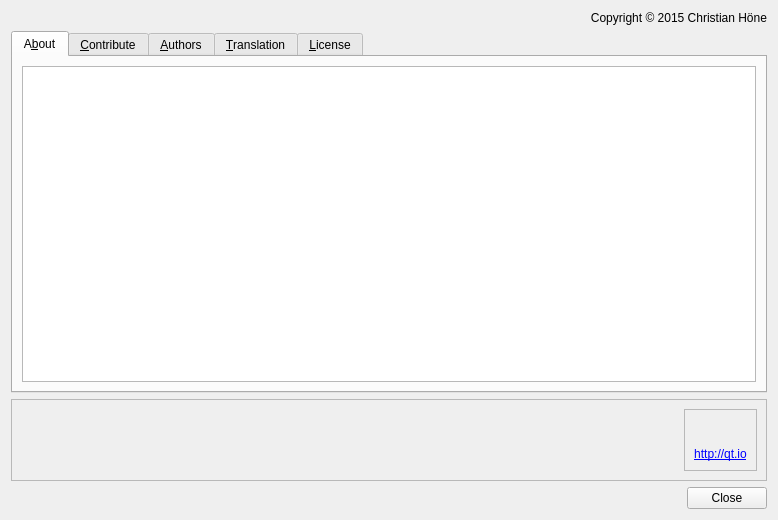
<?xml version="1.0" encoding="UTF-8"?>
<ui version="4.0">
 <class>AboutDialog</class>
 <widget class="QDialog" name="AboutDialog">
  <property name="geometry">
   <rect>
    <x>0</x>
    <y>0</y>
    <width>778</width>
    <height>520</height>
   </rect>
  </property>
  <layout class="QVBoxLayout" name="verticalLayout_2">
   <item>
    <layout class="QHBoxLayout" name="horizontalLayout_2">
     <item>
      <widget class="QLabel" name="l_project_logo">
       <property name="text">
        <string/>
       </property>
      </widget>
     </item>
     <item>
      <widget class="QLabel" name="label">
       <property name="text">
        <string>Copyright &amp;copy; 2015  Christian Höne</string>
       </property>
       <property name="textFormat">
        <enum>Qt::RichText</enum>
       </property>
       <property name="alignment">
        <set>Qt::AlignRight|Qt::AlignTrailing|Qt::AlignVCenter</set>
       </property>
      </widget>
     </item>
    </layout>
   </item>
   <item>
    <widget class="QTabWidget" name="tabWidget">
     <property name="currentIndex">
      <number>0</number>
     </property>
     <widget class="QWidget" name="tab_about">
      <attribute name="title">
       <string>A&amp;bout</string>
      </attribute>
      <layout class="QVBoxLayout" name="verticalLayout_3">
       <item>
        <widget class="QTextBrowser" name="tBrowser_about">
         <property name="frameShadow">
          <enum>QFrame::Plain</enum>
         </property>
        </widget>
       </item>
      </layout>
     </widget>
     <widget class="QWidget" name="tab_contribute">
      <attribute name="title">
       <string>&amp;Contribute</string>
      </attribute>
      <layout class="QVBoxLayout" name="verticalLayout_7">
       <property name="leftMargin">
        <number>30</number>
       </property>
       <property name="topMargin">
        <number>15</number>
       </property>
       <item>
        <widget class="QLabel" name="label_2">
         <property name="text">
          <string>&lt;a href=&quot;http://github.com/cuteseco/client-gui&quot;&gt;http://github.com/cuteseco/client-gui&lt;/a&gt;</string>
         </property>
         <property name="alignment">
          <set>Qt::AlignLeading|Qt::AlignLeft|Qt::AlignTop</set>
         </property>
         <property name="openExternalLinks">
          <bool>true</bool>
         </property>
         <property name="textInteractionFlags">
          <set>Qt::LinksAccessibleByMouse|Qt::TextSelectableByMouse</set>
         </property>
        </widget>
       </item>
      </layout>
     </widget>
     <widget class="QWidget" name="tab_authors">
      <attribute name="title">
       <string>&amp;Authors</string>
      </attribute>
      <layout class="QVBoxLayout" name="verticalLayout_5">
       <property name="leftMargin">
        <number>30</number>
       </property>
       <property name="topMargin">
        <number>15</number>
       </property>
       <item>
        <widget class="QLabel" name="l_maincontributors">
         <property name="text">
          <string>&lt;b&gt;main contributors:&lt;/b&gt;&lt;br&gt;</string>
         </property>
         <property name="textFormat">
          <enum>Qt::RichText</enum>
         </property>
        </widget>
       </item>
       <item>
        <widget class="QLabel" name="l_contributor_christianhoene">
         <property name="text">
          <string>&amp;bull; Christian Höne &amp;lt;&lt;a href=&quot;mailto:christianhoene@cuteseco.org&quot;&gt;christianhoene@cuteseco.org&lt;/a&gt;&amp;gt;</string>
         </property>
         <property name="textFormat">
          <enum>Qt::RichText</enum>
         </property>
         <property name="openExternalLinks">
          <bool>true</bool>
         </property>
         <property name="textInteractionFlags">
          <set>Qt::LinksAccessibleByMouse|Qt::TextSelectableByMouse</set>
         </property>
        </widget>
       </item>
       <item>
        <widget class="QLabel" name="l_bugfinder">
         <property name="text">
          <string>&lt;br&gt;&lt;br&gt;&lt;b&gt;bug finder:&lt;/b&gt;&lt;br&gt;</string>
         </property>
         <property name="textFormat">
          <enum>Qt::RichText</enum>
         </property>
        </widget>
       </item>
       <item>
        <widget class="QLabel" name="l_bugfinder_none">
         <property name="text">
          <string>&lt;html&gt;&lt;head/&gt;&lt;body&gt;&lt;p&gt;• none so far&lt;/p&gt;&lt;/body&gt;&lt;/html&gt;</string>
         </property>
         <property name="textFormat">
          <enum>Qt::RichText</enum>
         </property>
        </widget>
       </item>
       <item>
        <widget class="QLabel" name="l_mentalsupport">
         <property name="text">
          <string>&lt;br&gt;&lt;br&gt;&lt;b&gt;mental support:&lt;/b&gt;&lt;br&gt;</string>
         </property>
         <property name="textFormat">
          <enum>Qt::RichText</enum>
         </property>
        </widget>
       </item>
       <item>
        <widget class="QLabel" name="l_mentalsupport_none">
         <property name="text">
          <string>&amp;bull; none so far</string>
         </property>
         <property name="textFormat">
          <enum>Qt::RichText</enum>
         </property>
        </widget>
       </item>
       <item>
        <spacer name="verticalSpacer">
         <property name="orientation">
          <enum>Qt::Vertical</enum>
         </property>
         <property name="sizeHint" stdset="0">
          <size>
           <width>20</width>
           <height>181</height>
          </size>
         </property>
        </spacer>
       </item>
      </layout>
     </widget>
     <widget class="QWidget" name="tab_translation">
      <attribute name="title">
       <string>&amp;Translation</string>
      </attribute>
      <layout class="QVBoxLayout" name="verticalLayout_6">
       <property name="leftMargin">
        <number>30</number>
       </property>
       <property name="topMargin">
        <number>15</number>
       </property>
       <item>
        <widget class="QLabel" name="l_lang_english">
         <property name="text">
          <string>&lt;b&gt;English:&lt;/b&gt;&lt;br&gt;</string>
         </property>
         <property name="textFormat">
          <enum>Qt::RichText</enum>
         </property>
        </widget>
       </item>
       <item>
        <widget class="QLabel" name="l_lang_english_christianhoene">
         <property name="text">
          <string>&amp;bull; Christian Höne &amp;lt;&lt;a href=&quot;mailto:christianhoene@cuteseco.org&quot;&gt;christianhoene@cuteseco.org&lt;/a&gt;&amp;gt;</string>
         </property>
         <property name="textFormat">
          <enum>Qt::RichText</enum>
         </property>
         <property name="openExternalLinks">
          <bool>true</bool>
         </property>
         <property name="textInteractionFlags">
          <set>Qt::LinksAccessibleByMouse|Qt::TextSelectableByMouse</set>
         </property>
        </widget>
       </item>
       <item>
        <widget class="QLabel" name="l_lang_german">
         <property name="text">
          <string>&lt;br&gt;&lt;b&gt;Deutsch (german):&lt;/b&gt;&lt;br&gt;</string>
         </property>
         <property name="textFormat">
          <enum>Qt::RichText</enum>
         </property>
        </widget>
       </item>
       <item>
        <widget class="QLabel" name="l_lang_german_christianhoene">
         <property name="text">
          <string>&amp;bull; Christian Höne &amp;lt;&lt;a href=&quot;mailto:christianhoene@cuteseco.org&quot;&gt;christianhoene@cuteseco.org&lt;/a&gt;&amp;gt;</string>
         </property>
         <property name="textFormat">
          <enum>Qt::RichText</enum>
         </property>
         <property name="openExternalLinks">
          <bool>true</bool>
         </property>
         <property name="textInteractionFlags">
          <set>Qt::LinksAccessibleByMouse|Qt::TextSelectableByMouse</set>
         </property>
        </widget>
       </item>
       <item>
        <spacer name="verticalSpacer_2">
         <property name="orientation">
          <enum>Qt::Vertical</enum>
         </property>
         <property name="sizeHint" stdset="0">
          <size>
           <width>20</width>
           <height>181</height>
          </size>
         </property>
        </spacer>
       </item>
      </layout>
     </widget>
     <widget class="QWidget" name="tab_license">
      <attribute name="title">
       <string>&amp;License</string>
      </attribute>
      <layout class="QVBoxLayout" name="verticalLayout_4">
       <item>
        <widget class="QTextBrowser" name="tBrowser_license">
         <property name="frameShadow">
          <enum>QFrame::Plain</enum>
         </property>
        </widget>
       </item>
      </layout>
     </widget>
    </widget>
   </item>
   <item>
    <widget class="QFrame" name="frame_components">
     <property name="frameShape">
      <enum>QFrame::StyledPanel</enum>
     </property>
     <property name="frameShadow">
      <enum>QFrame::Raised</enum>
     </property>
     <layout class="QHBoxLayout" name="horizontalLayout">
      <item>
       <spacer name="horizontalSpacer">
        <property name="orientation">
         <enum>Qt::Horizontal</enum>
        </property>
        <property name="sizeHint" stdset="0">
         <size>
          <width>638</width>
          <height>20</height>
         </size>
        </property>
       </spacer>
      </item>
      <item>
       <widget class="QFrame" name="frame_qt">
        <property name="frameShape">
         <enum>QFrame::StyledPanel</enum>
        </property>
        <property name="frameShadow">
         <enum>QFrame::Raised</enum>
        </property>
        <layout class="QVBoxLayout" name="verticalLayout">
         <item>
          <widget class="QPushButton" name="pB_qt">
           <property name="iconSize">
            <size>
             <width>75</width>
             <height>75</height>
            </size>
           </property>
           <property name="flat">
            <bool>true</bool>
           </property>
          </widget>
         </item>
         <item>
          <widget class="QLabel" name="l_qt_url">
           <property name="text">
            <string>&lt;a href=&quot;http://qt.io&quot;&gt;http://qt.io&lt;/a&gt;</string>
           </property>
           <property name="alignment">
            <set>Qt::AlignCenter</set>
           </property>
           <property name="openExternalLinks">
            <bool>true</bool>
           </property>
           <property name="textInteractionFlags">
            <set>Qt::TextBrowserInteraction</set>
           </property>
          </widget>
         </item>
        </layout>
       </widget>
      </item>
     </layout>
    </widget>
   </item>
   <item>
    <widget class="QDialogButtonBox" name="buttonBox">
     <property name="orientation">
      <enum>Qt::Horizontal</enum>
     </property>
     <property name="standardButtons">
      <set>QDialogButtonBox::Close</set>
     </property>
    </widget>
   </item>
  </layout>
 </widget>
 <resources/>
 <connections>
  <connection>
   <sender>buttonBox</sender>
   <signal>accepted()</signal>
   <receiver>AboutDialog</receiver>
   <slot>accept()</slot>
   <hints>
    <hint type="sourcelabel">
     <x>248</x>
     <y>254</y>
    </hint>
    <hint type="destinationlabel">
     <x>157</x>
     <y>274</y>
    </hint>
   </hints>
  </connection>
  <connection>
   <sender>buttonBox</sender>
   <signal>rejected()</signal>
   <receiver>AboutDialog</receiver>
   <slot>reject()</slot>
   <hints>
    <hint type="sourcelabel">
     <x>316</x>
     <y>260</y>
    </hint>
    <hint type="destinationlabel">
     <x>286</x>
     <y>274</y>
    </hint>
   </hints>
  </connection>
 </connections>
</ui>
